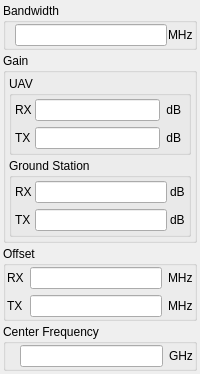
            <widget class="QWidget" name="tab_2">
             <attribute name="title">
              <string>ZigBee</string>
             </attribute>
             <layout class="QVBoxLayout" name="verticalLayout_5" stretch="3,5,5,3">
              <property name="spacing">
               <number>3</number>
              </property>
              <property name="leftMargin">
               <number>3</number>
              </property>
              <property name="topMargin">
               <number>3</number>
              </property>
              <property name="rightMargin">
               <number>3</number>
              </property>
              <property name="bottomMargin">
               <number>3</number>
              </property>
              <item>
               <widget class="QGroupBox" name="groupBox_9">
                <property name="title">
                 <string>Bandwidth</string>
                </property>
                <layout class="QHBoxLayout" name="horizontalLayout_5">
                 <property name="spacing">
                  <number>1</number>
                 </property>
                 <property name="leftMargin">
                  <number>1</number>
                 </property>
                 <property name="topMargin">
                  <number>1</number>
                 </property>
                 <property name="rightMargin">
                  <number>1</number>
                 </property>
                 <property name="bottomMargin">
                  <number>1</number>
                 </property>
                 <item>
                  <widget class="QLabel" name="label_19">
                   <property name="text">
                    <string/>
                   </property>
                  </widget>
                 </item>
                 <item>
                  <widget class="QLineEdit" name="lineEdit_10">
                   <property name="alignment">
                    <set>Qt::AlignRight|Qt::AlignTrailing|Qt::AlignVCenter</set>
                   </property>
                  </widget>
                 </item>
                 <item>
                  <widget class="QLabel" name="label_20">
                   <property name="text">
                    <string>MHz</string>
                   </property>
                  </widget>
                 </item>
                </layout>
               </widget>
              </item>
              <item>
               <widget class="QGroupBox" name="groupBox_10">
                <property name="title">
                 <string>Gain</string>
                </property>
                <layout class="QVBoxLayout" name="verticalLayout_12">
                 <property name="spacing">
                  <number>3</number>
                 </property>
                 <property name="leftMargin">
                  <number>3</number>
                 </property>
                 <property name="topMargin">
                  <number>3</number>
                 </property>
                 <property name="rightMargin">
                  <number>3</number>
                 </property>
                 <property name="bottomMargin">
                  <number>3</number>
                 </property>
                 <item>
                  <widget class="QGroupBox" name="groupBox_27">
                   <property name="title">
                    <string>UAV</string>
                   </property>
                   <layout class="QGridLayout" name="gridLayout_10">
                    <property name="leftMargin">
                     <number>3</number>
                    </property>
                    <property name="topMargin">
                     <number>3</number>
                    </property>
                    <property name="rightMargin">
                     <number>3</number>
                    </property>
                    <property name="bottomMargin">
                     <number>3</number>
                    </property>
                    <property name="horizontalSpacing">
                     <number>3</number>
                    </property>
                    <item row="0" column="1">
                     <widget class="QLineEdit" name="lineEdit_17">
                      <property name="alignment">
                       <set>Qt::AlignRight|Qt::AlignTrailing|Qt::AlignVCenter</set>
                      </property>
                     </widget>
                    </item>
                    <item row="1" column="0">
                     <widget class="QLabel" name="label_37">
                      <property name="text">
                       <string>TX</string>
                      </property>
                     </widget>
                    </item>
                    <item row="1" column="1">
                     <widget class="QLineEdit" name="lineEdit_18">
                      <property name="alignment">
                       <set>Qt::AlignRight|Qt::AlignTrailing|Qt::AlignVCenter</set>
                      </property>
                     </widget>
                    </item>
                    <item row="0" column="0">
                     <widget class="QLabel" name="label_38">
                      <property name="text">
                       <string>RX</string>
                      </property>
                     </widget>
                    </item>
                    <item row="0" column="2">
                     <widget class="QLabel" name="label_39">
                      <property name="text">
                       <string> dB </string>
                      </property>
                     </widget>
                    </item>
                    <item row="1" column="2">
                     <widget class="QLabel" name="label_40">
                      <property name="text">
                       <string> dB </string>
                      </property>
                     </widget>
                    </item>
                   </layout>
                  </widget>
                 </item>
                 <item>
                  <widget class="QGroupBox" name="groupBox_30">
                   <property name="title">
                    <string>Ground Station</string>
                   </property>
                   <layout class="QGridLayout" name="gridLayout_11">
                    <property name="leftMargin">
                     <number>3</number>
                    </property>
                    <property name="topMargin">
                     <number>3</number>
                    </property>
                    <property name="rightMargin">
                     <number>3</number>
                    </property>
                    <property name="bottomMargin">
                     <number>3</number>
                    </property>
                    <property name="horizontalSpacing">
                     <number>3</number>
                    </property>
                    <item row="0" column="0">
                     <widget class="QLabel" name="label_41">
                      <property name="text">
                       <string>RX</string>
                      </property>
                     </widget>
                    </item>
                    <item row="0" column="1">
                     <widget class="QLineEdit" name="lineEdit_19">
                      <property name="alignment">
                       <set>Qt::AlignRight|Qt::AlignTrailing|Qt::AlignVCenter</set>
                      </property>
                     </widget>
                    </item>
                    <item row="1" column="1">
                     <widget class="QLineEdit" name="lineEdit_20">
                      <property name="alignment">
                       <set>Qt::AlignRight|Qt::AlignTrailing|Qt::AlignVCenter</set>
                      </property>
                     </widget>
                    </item>
                    <item row="1" column="0">
                     <widget class="QLabel" name="label_42">
                      <property name="text">
                       <string>TX</string>
                      </property>
                     </widget>
                    </item>
                    <item row="0" column="2">
                     <widget class="QLabel" name="label_43">
                      <property name="text">
                       <string>dB</string>
                      </property>
                     </widget>
                    </item>
                    <item row="1" column="2">
                     <widget class="QLabel" name="label_44">
                      <property name="text">
                       <string>dB</string>
                      </property>
                     </widget>
                    </item>
                   </layout>
                  </widget>
                 </item>
                </layout>
               </widget>
              </item>
              <item>
               <widget class="QGroupBox" name="groupBox_8">
                <property name="title">
                 <string>Offset</string>
                </property>
                <layout class="QGridLayout" name="gridLayout_6" columnstretch="0,0,0">
                 <property name="leftMargin">
                  <number>1</number>
                 </property>
                 <property name="topMargin">
                  <number>1</number>
                 </property>
                 <property name="rightMargin">
                  <number>1</number>
                 </property>
                 <property name="bottomMargin">
                  <number>1</number>
                 </property>
                 <item row="1" column="2">
                  <widget class="QLabel" name="label_15">
                   <property name="text">
                    <string>MHz</string>
                   </property>
                  </widget>
                 </item>
                 <item row="0" column="2">
                  <widget class="QLabel" name="label_16">
                   <property name="text">
                    <string>MHz</string>
                   </property>
                  </widget>
                 </item>
                 <item row="1" column="0">
                  <widget class="QLabel" name="label_17">
                   <property name="text">
                    <string>TX</string>
                   </property>
                  </widget>
                 </item>
                 <item row="0" column="0">
                  <widget class="QLabel" name="label_18">
                   <property name="text">
                    <string>RX</string>
                   </property>
                  </widget>
                 </item>
                 <item row="1" column="1">
                  <widget class="QLineEdit" name="lineEdit_8">
                   <property name="alignment">
                    <set>Qt::AlignRight|Qt::AlignTrailing|Qt::AlignVCenter</set>
                   </property>
                  </widget>
                 </item>
                 <item row="0" column="1">
                  <widget class="QLineEdit" name="lineEdit_9">
                   <property name="alignment">
                    <set>Qt::AlignRight|Qt::AlignTrailing|Qt::AlignVCenter</set>
                   </property>
                  </widget>
                 </item>
                </layout>
               </widget>
              </item>
              <item>
               <widget class="QGroupBox" name="groupBox_7">
                <property name="title">
                 <string>Center Frequency</string>
                </property>
                <layout class="QGridLayout" name="gridLayout_5" columnstretch="0,0,0">
                 <property name="leftMargin">
                  <number>1</number>
                 </property>
                 <property name="topMargin">
                  <number>1</number>
                 </property>
                 <property name="rightMargin">
                  <number>1</number>
                 </property>
                 <property name="bottomMargin">
                  <number>1</number>
                 </property>
                 <item row="0" column="2">
                  <widget class="QLabel" name="label_13">
                   <property name="text">
                    <string>GHz</string>
                   </property>
                  </widget>
                 </item>
                 <item row="0" column="1">
                  <widget class="QLineEdit" name="lineEdit_7">
                   <property name="alignment">
                    <set>Qt::AlignRight|Qt::AlignTrailing|Qt::AlignVCenter</set>
                   </property>
                  </widget>
                 </item>
                 <item row="0" column="0">
                  <widget class="QLabel" name="label_14">
                   <property name="text">
                    <string/>
                   </property>
                  </widget>
                 </item>
                </layout>
               </widget>
              </item>
             </layout>
            </widget>
